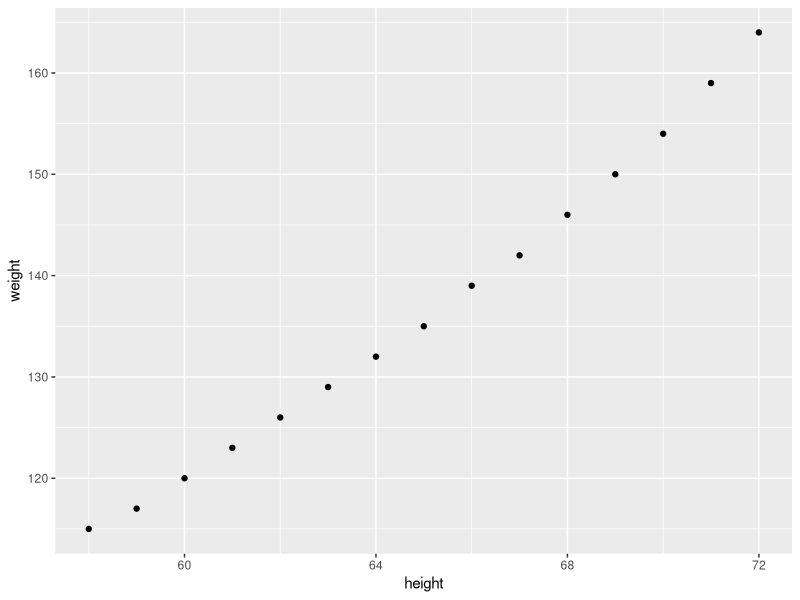
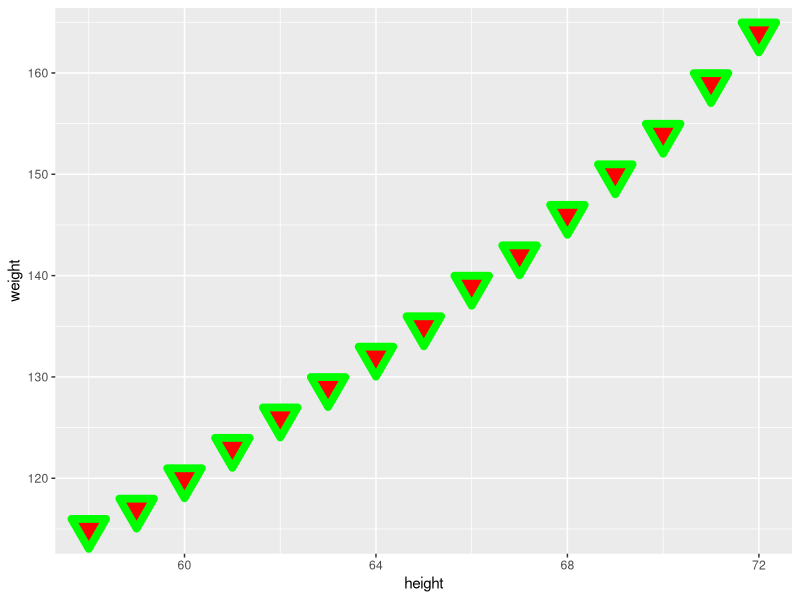

These charts were generated, in order, by the following R code:
#This code chunk identifies my working directory 
#and sets it to where I want to save and fetch files
#TASK: fill in between the parentheses if needed. 
#If not needed, make the two lines a comment
getwd()
setwd()

#This brings the 'women' data into my environment from Base R
women

#This code saves the women data as a dataframe with my name
#TASK: Change Anna to your name
Palani_mydata<-women

#This code chunk allows me to see the top 2 rows of my data
#TASK: replace the ? with the function that returns the top rows
head(Palani_mydata, 2)

#This code chunk shows me the structure 
#Such as number of columns, number of observations, 10 values of height, and 10 values of weight 
#Task: Complete the comment above 
#by filling in the blank with what else the str function returns
str(Palani_mydata)

#This code chunk shows me some basic summary stats
#Such as Min, Mean, median, Max and Quarter
#Task: Complete the comment above
summary(Palani_mydata)

#this allows me to apply the function to just one certain column
#Task: replace the ? in the code below with the correct character
mean(Palani_mydata$height) 

#This allows me to save one column as its own object ('values' in the Environment)
#I can see the values in the Environment window
Just_Height<- (Palani_mydata$height)
#Task: Write the code below to create an object for the just weight column
Just_Weight<- (Palani_mydata$weight)

#This takes the individual objects ('values' in the Environment) and creates a dataframe
#I can see the Data in the Environment 
#Task: replace the ? in the code below with the correct character
HeightandWeight<- data.frame(Just_Height, Just_Weight)

#This code chunk creates a subset from my dataset
#Note that the subset only appears in the Console (not the Environment)
#If I wanted to save the subset, I would need to name it as done in the code above
subset(HeightandWeight, Just_Height>65)

#TASK: replace the ?'s below with the correct functions
#This shows me how many rows are in my dataset
NROW(HeightandWeight)
#This shows me how many columns are in my dataset
NCOL(HeightandWeight)

#This also shows me how many rows and columns with just one function
#TASK: replace the ? with the correct function
dim(HeightandWeight)

#This code will install the tibble package
install.packages("tibble")
#This code calls the tibble package so I can use its functions
library(tibble)

#TASK: Run the next few lines of code and note the difference in what the lines return
#Put your noted difference in a new comment below
#Newwomen displayed data in tabel with four column - Just_Height, Just_weight, Height, Weight
#Newwomen1 displayed data in tabel with 2 column - height, weight)
NewWomen<-tibble(HeightandWeight, height=Just_Height, weight=Just_Weight)
NewWomen1<-tibble(height=Just_Height, weight=Just_Weight)
View(NewWomen)
View(NewWomen1)

#This installs the ggplot2 package
#TASK: replace the ? with the word needed to install the ggplot2 package
install.packages("ggplot2")

#This calls the gglot2 package so I can use the functions in it
#TASK: replace the ? with the function that call the package
library(ggplot2)

#This produces a scatterplot of the height and weight columns
ggplot(NewWomen, aes(x=height, y=weight)) + 
  geom_point()

#Optional 'Just for fun' TASK: Change the arguments for the geom point and see what happens to the plot
ggplot(NewWomen, aes(x=height, y=weight)) + 
  geom_point(shape = 25, colour = "green", fill = "red", size = 6, stroke = 4)

